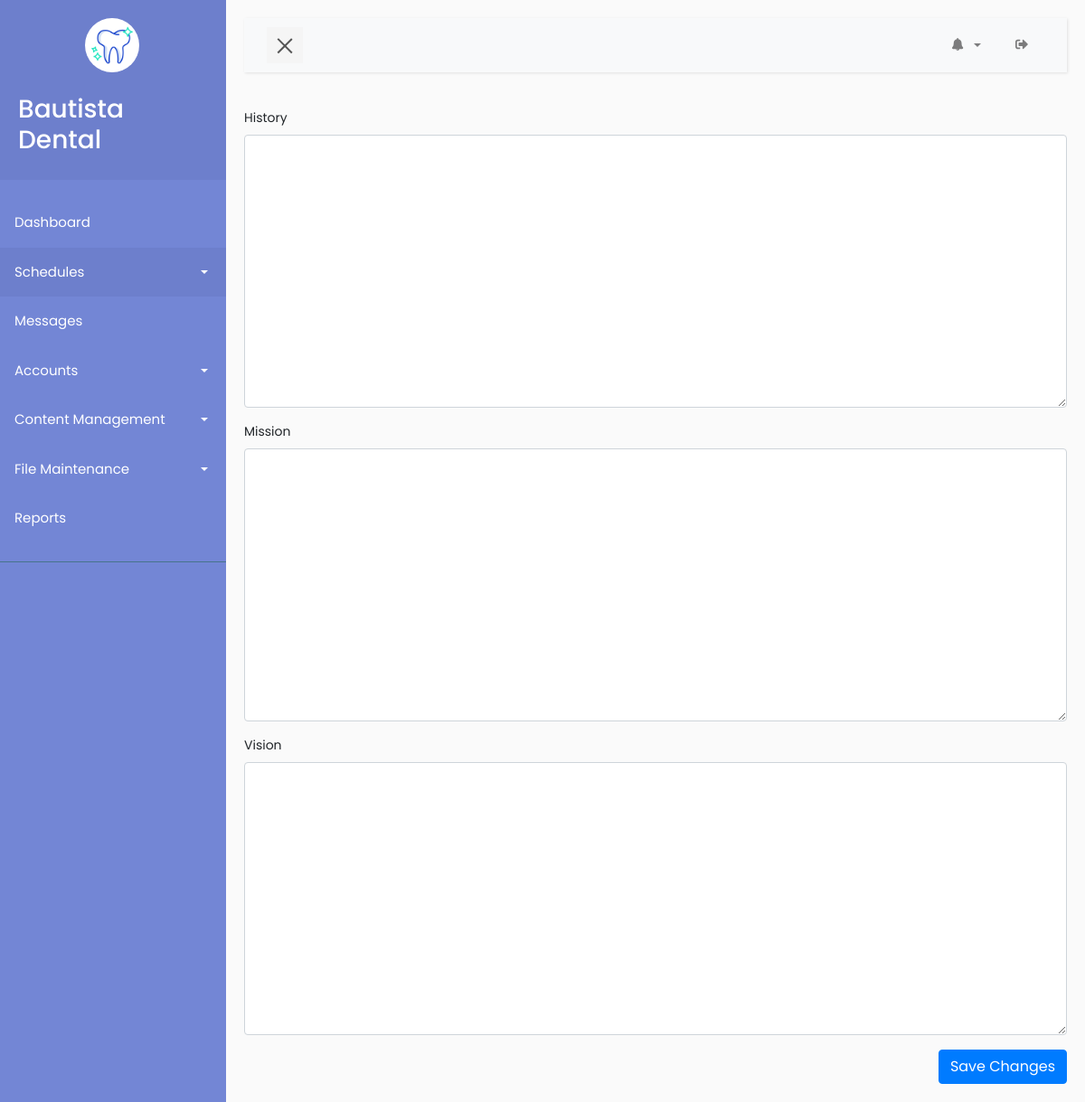
Page /admin/cms/about.php (signed in) on the earlier database version.
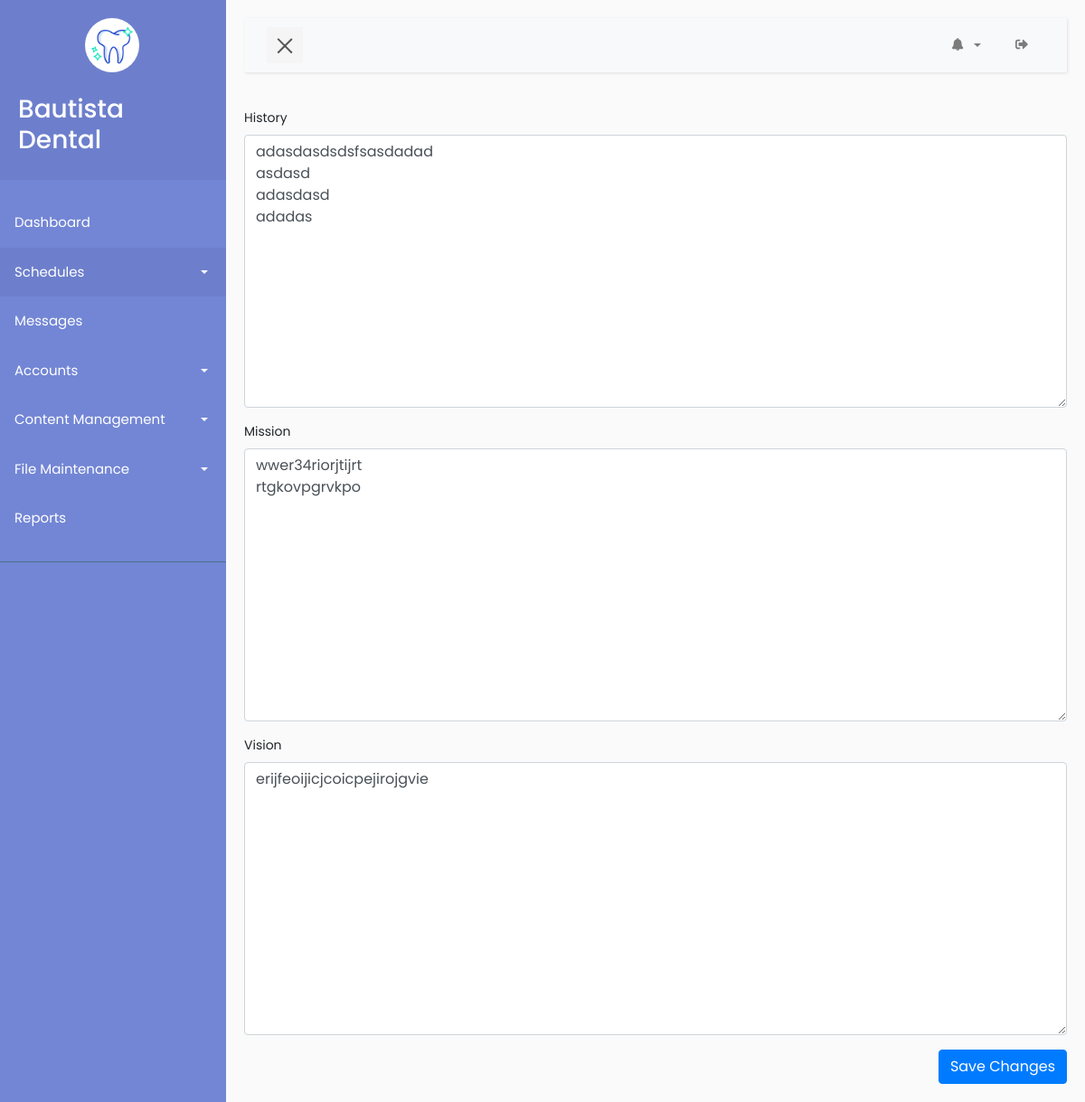
Same page on the later database version.
### tables this page shows
CREATE TABLE `cms_content` (
  `id` int(11) NOT NULL,
  `section` varchar(100) DEFAULT NULL,
  `title` varchar(10000) DEFAULT NULL,
  `description` varchar(10000) DEFAULT NULL,
  `image` varchar(1000) DEFAULT NULL
);

### admin/cms/about.php (the view)
<?php
  include './nav.php';
?>
	<?php
	    require_once "../../config/control.php";
        $getHistory = $connect->prepare("SELECT description from cms_content WHERE section='ABOUT' AND title = 'HISTORY'");
        $getHistory->execute();
        $history = $getHistory->fetchAll();
        $getMission = $connect->prepare("SELECT description from cms_content WHERE section='ABOUT' AND title = 'MISSION'");
        $getMission->execute();
        $mission = $getMission->fetchAll();
        $getVision = $connect->prepare("SELECT description from cms_content WHERE section='ABOUT' AND title = 'VISION'");
        $getVision->execute();
        $vision = $getVision->fetchAll();
	 ?>
	<form method="post" action="../ajax/about.php">
	 	<div class="row">
	 		<div class="col-lg-12">
	 			<div class="form-group">
	 				<label>History</label>
	 				<textarea class="form-control" cols="12" rows="12" name="about_us_history"><?php echo base64_decode($history[0]['description'])?></textarea>
	 			</div>
	 		</div>
	 		<div class="col-lg-12">
	 			<div class="form-group">
	 				<label>Mission</label>
	 				<textarea class="form-control" cols="12" rows="12" name="about_us_mission"><?php echo base64_decode($mission[0]['description'])?></textarea>
	 			</div>
	 		</div>
	 		<div class="col-lg-12">
	 			<div class="form-group">
	 				<label>Vision</label>
	 				<textarea class="form-control" cols="12" rows="12" name="about_us_vision"><?php echo base64_decode($vision[0]['description'])?></textarea>
	 			</div>
	 		</div>
	 	</div>
	 	<input class="btn btn-primary float-right" type="submit" name="updt_about" value="Save Changes">
	</form>
<?php
  include './footer.php';
?>

Differences in the rows shown:
added cms_content: about_us_history "adasdasdsdsfsasdadad asdasd adasdasd adadas"
added cms_content: about_us_mission "wwer34riorjtijrt rtgkovpgrvkpo"
added cms_content: about_us_vision "erijfeoijicjcoicpejirojgvie"
